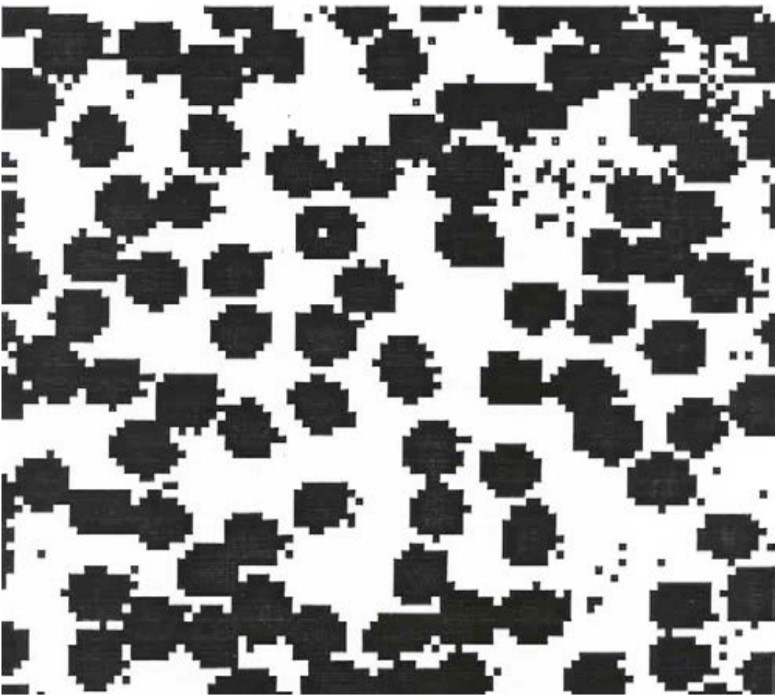
#> input picture Buổi_06_03_22/hongcau.jpg, 777 x 697 px
$ python Erosion.py
#> lines starting #> are read from the running program, lines starting #| are printed output that depends on the picture
import cv2
import numpy as np
import sys

sys.setrecursionlimit(1000000)
img =cv2.imread('hongcau.jpg')
#> img is the input picture: shape (697, 777, 3); mean B, G, R 151.1, 151.3, 151.3

#--Convert Binary Image
ret, bw_img = cv2.threshold(img, 127, 255, cv2.THRESH_BINARY)
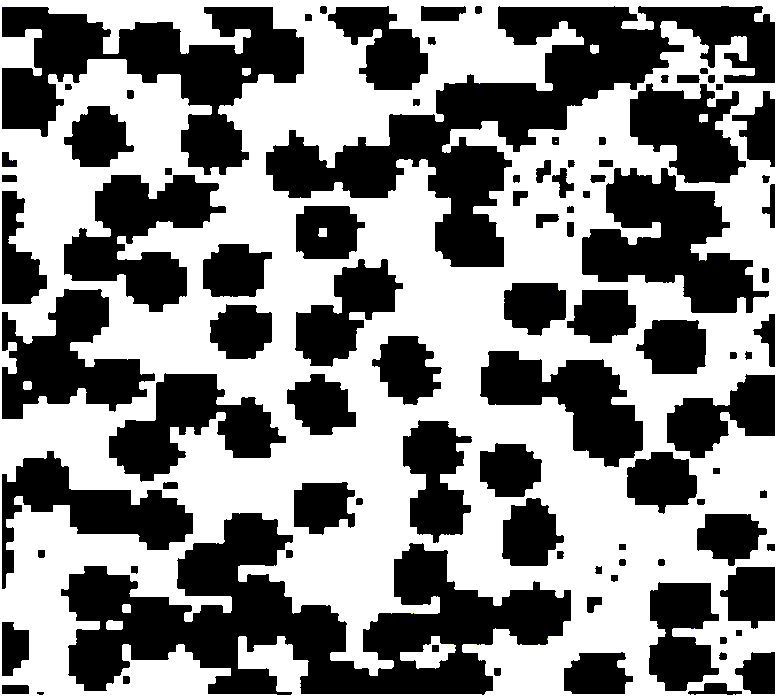
#> bw_img: shape (697, 777, 3); mean B, G, R 135.1, 135.1, 135.1
bw = cv2.threshold(img, 127, 255, cv2.THRESH_BINARY)

img = bw_img.copy()
cv2.imshow('Anh Ban Dau',img)
cv2.waitKey(0)

#--Median_blur
# img = cv2.medianBlur(img, 3)
# cv2.imshow('Anh Sau Median_blur',img)
# cv2.waitKey(0)

#--Enrode
kernel = np.ones((15, 15), np.uint8)
img = cv2.dilate(img, kernel)
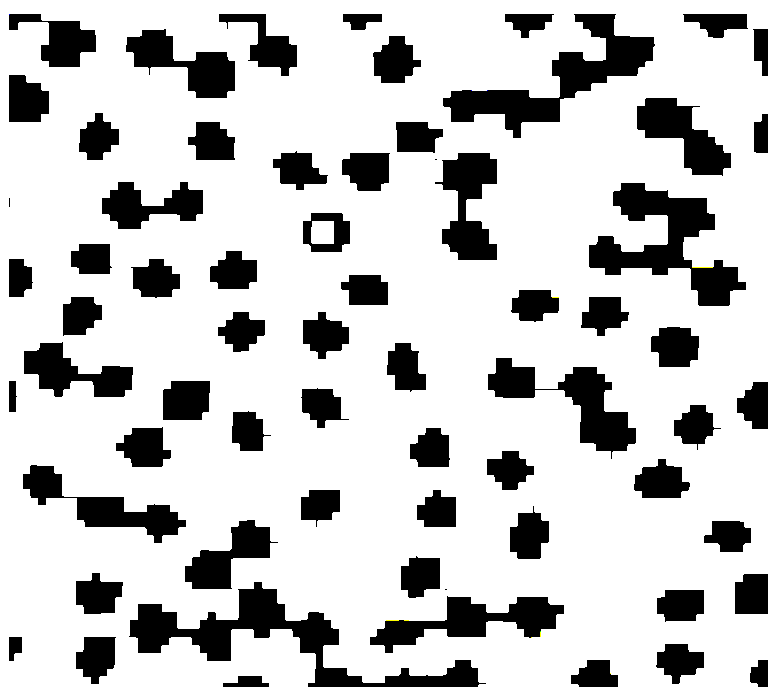
#> img: shape (697, 777, 3); mean B, G, R 200.4, 200.5, 200.5
cv2.imshow('Anh Sau Eroded',img)
cv2.waitKey(0)

W,H,C=img.shape
#> W = 697; H = 777; C = 3
print(W,H,C)
#| 697 777 3
dx=[-1,-1,-1,0,0,1,1,1]
dy=[-1,0,1,-1,1,-1,0,1]

cnt=0

def dfs(x,y,vis,img):
    global cnt
    q=[]
    q.append((x,y))
    while(len(q)!=0):
        x,y=q[-1]
        q.pop()
        vis[x,y]=1
        for i in range(8):
            xx=x+dx[i]
            yy=y+dy[i]
            if(xx>=0 and xx<=W-1 and yy>=0 and yy<=H-1 and vis[xx,yy]==0 and img[xx,yy,0]==0):
                q.append((xx,yy))
                cnt+=1

def demtplt(img):
    global cnt
    W,H,C=img.shape
#> W = 697; H = 777; C = 3
    vis=np.zeros((W,H))
    dem=0
    sum=0
    for i in range(W):
        for j in range(H):
            if(vis[i,j]==0 and img[i,j,0]==0):
                cnt=0
                dfs(i,j,vis,img)
                sum+=cnt
                dem+=1
#> after the loop, dem = 66; sum = 441600
    return [dem,sum]

ans=demtplt(img)
#> ans = [66, 441600]
print("So thanh phan lien thong: ",ans[0])
#| So thanh phan lien thong:  66
print("Dien tich cac te bao mau: ",ans[1])
#| Dien tich cac te bao mau:  441600
